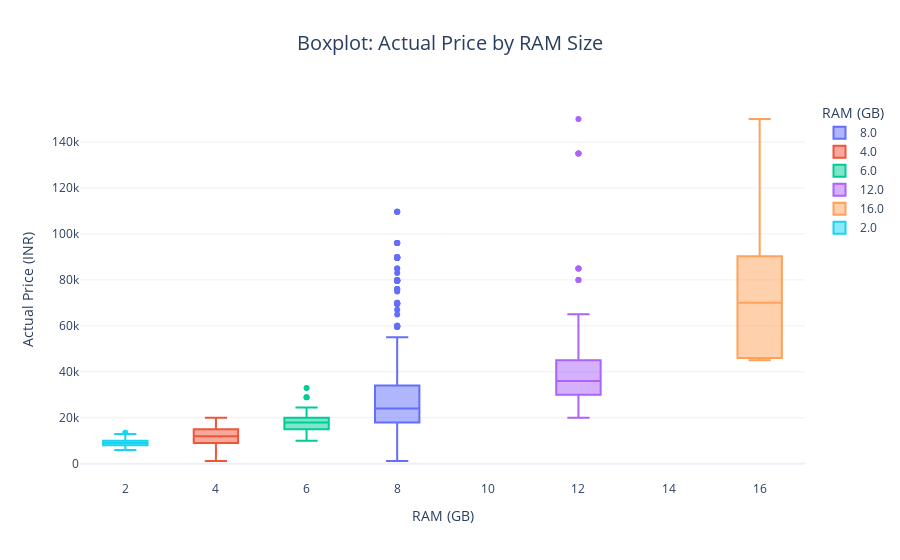

Here is the notebook cell this chart was saved with:
### Markdown cell above
#### RAM vs Price

### Code cell
fig = px.box(
    df,
    x='RAM (GB)',
    y='Actual price',
    title='Boxplot: Actual Price by RAM Size',
    labels={'RAM (GB)': 'RAM (GB)', 'Actual price': 'Actual Price (INR)'},
    color='RAM (GB)',  # Optional: color per RAM size
    template='plotly_white'
)

fig.update_layout(title_font_size=20, title_x=0.5)
fig.show()

### Figure 1 — Plotly figure (JSON) as saved in the notebook; plotly's stock layout.template omitted (floating-point values rounded to 4 significant figures; data arrays with more than 128 entries replaced by an {"elided": "..."} marker saying what was removed)
{"data": [{"alignmentgroup": "True", "hovertemplate": "RAM (GB)=%{x}<br>Actual Price (INR)=%{y}<extra></extra>", "legendgroup": "8.0", "marker": {"color": "#636efa"}, "name": "8.0", "notched": false, "offsetgroup": "8.0", "orientation": "v", "showlegend": true, "type": "box", "x": {"elided": "457 float values"}, "x0": " ", "xaxis": "x", "y": {"elided": "457 int values"}, "y0": " ", "yaxis": "y"}, {"alignmentgroup": "True", "hovertemplate": "RAM (GB)=%{x}<br>Actual Price (INR)=%{y}<extra></extra>", "legendgroup": "4.0", "marker": {"color": "#EF553B"}, "name": "4.0", "notched": false, "offsetgroup": "4.0", "orientation": "v", "showlegend": true, "type": "box", "x": {"elided": "193 float values"}, "x0": " ", "xaxis": "x", "y": {"elided": "193 int values"}, "y0": " ", "yaxis": "y"}, {"alignmentgroup": "True", "hovertemplate": "RAM (GB)=%{x}<br>Actual Price (INR)=%{y}<extra></extra>", "legendgroup": "6.0", "marker": {"color": "#00cc96"}, "name": "6.0", "notched": false, "offsetgroup": "6.0", "orientation": "v", "showlegend": true, "type": "box", "x": [6.0, 6.0, 6.0, 6.0, 6.0, 6.0, 6.0, 6.0, 6.0, 6.0, 6.0, 6.0, 6.0, 6.0, 6.0, 6.0, 6.0, 6.0, 6.0, 6.0, 6.0, 6.0, 6.0, 6.0, 6.0, 6.0, 6.0, 6.0, 6.0, 6.0, 6.0, 6.0, 6.0, 6.0, 6.0, 6.0, 6.0, 6.0, 6.0, 6.0, 6.0, 6.0, 6.0, 6.0, 6.0, 6.0, 6.0, 6.0, 6.0, 6.0, 6.0, 6.0, 6.0, 6.0, 6.0, 6.0, 6.0, 6.0, 6.0, 6.0, 6.0, 6.0, 6.0, 6.0, 6.0, 6.0, 6.0, 6.0, 6.0, 6.0, 6.0, 6.0, 6.0, 6.0, 6.0, 6.0, 6.0, 6.0, 6.0, 6.0, 6.0, 6.0, 6.0, 6.0, 6.0, 6.0, 6.0, 6.0, 6.0, 6.0, 6.0, 6.0, 6.0, 6.0, 6.0, 6.0, 6.0, 6.0, 6.0, 6.0, 6.0, 6.0, 6.0, 6.0, 6.0, 6.0, 6.0, 6.0, 6.0, 6.0, 6.0, 6.0, 6.0], "x0": " ", "xaxis": "x", "y": [19999, 23999, 20999, 20999, 18990, 10999, 17999, 17999, 14999, 15999, 19999, 19999, 18999, 20999, 18999, 9999, 13999, 13999, 23999, 13999, 18999, 14999, 12499, 12499, 16999, 14999, 19999, 16999, 11999, 19999, 19999, 14999, 15499, 16999, 18490, 12499, 16999, 19999, 19999, 24499, 17999, 24499, 28990, 15499, 24499, 17999, 17999, 17999, 16999, 17999, 13999, 18999, 15999, 9999, 18999, 18490, 23999, 23999, 10999, 20999, 11999, 11999, 19999, 15999, 19999, 15499, 12999, 13999, 15999, 15999, 19999, 15999, 18490, 11999, 19999, 19999, 28990, 20999, 20999, 18999, 18999, 15999, 19999, 19999, 16999, 15999, 15999, 17999, 13999, 18999, 18999, 13999, 11999, 19999, 11999, 11999, 21999, 12999, 18990, 18990, 15999, 15999, 12999, 13999, 15999, 19999, 19999, 19999, 15499, 17999, 32999, 21999, 21999], "y0": " ", "yaxis": "y"}, {"alignmentgroup": "True", "hovertemplate": "RAM (GB)=%{x}<br>Actual Price (INR)=%{y}<extra></extra>", "legendgroup": "12.0", "marker": {"color": "#ab63fa"}, "name": "12.0", "notched": false, "offsetgroup": "12.0", "orientation": "v", "showlegend": true, "type": "box", "x": [12.0, 12.0, 12.0, 12.0, 12.0, 12.0, 12.0, 12.0, 12.0, 12.0, 12.0, 12.0, 12.0, 12.0, 12.0, 12.0, 12.0, 12.0, 12.0, 12.0, 12.0, 12.0, 12.0, 12.0, 12.0, 12.0, 12.0, 12.0, 12.0, 12.0, 12.0, 12.0, 12.0, 12.0, 12.0, 12.0, 12.0, 12.0, 12.0, 12.0, 12.0, 12.0, 12.0, 12.0, 12.0, 12.0, 12.0, 12.0, 12.0, 12.0, 12.0, 12.0, 12.0, 12.0, 12.0, 12.0, 12.0, 12.0, 12.0, 12.0, 12.0, 12.0, 12.0, 12.0, 12.0, 12.0, 12.0, 12.0, 12.0, 12.0, 12.0, 12.0, 12.0, 12.0, 12.0, 12.0, 12.0, 12.0, 12.0, 12.0, 12.0, 12.0, 12.0, 12.0, 12.0, 12.0, 12.0, 12.0, 12.0, 12.0, 12.0, 12.0, 12.0, 12.0, 12.0, 12.0, 12.0, 12.0, 12.0, 12.0, 12.0, 12.0, 12.0, 12.0, 12.0, 12.0, 12.0, 12.0, 12.0, 12.0, 12.0, 12.0, 12.0], "x0": " ", "xaxis": "x", "y": [19999, 37999, 34999, 134999, 27999, 26999, 37999, 59999, 37999, 37999, 53999, 51999, 32999, 26999, 134999, 41999, 37999, 37999, 37999, 35999, 79999, 44999, 54999, 35999, 37999, 35999, 37999, 84999, 32999, 32999, 32999, 32999, 64999, 59999, 35999, 40999, 53999, 64999, 64999, 32999, 32999, 29999, 34999, 21999, 149999, 55999, 34999, 24999, 79999, 21999, 32999, 32999, 37999, 34999, 64999, 42999, 21999, 42999, 42999, 19999, 26999, 33999, 46999, 33999, 59999, 59999, 42999, 24999, 24999, 37999, 35999, 32999, 32999, 54999, 22999, 27999, 29999, 27999, 37999, 41999, 41999, 26999, 32999, 29999, 34999, 41999, 37999, 41999, 29999, 19999, 44999, 44999, 37999, 21999, 51999, 21999, 41999, 59999, 22999, 22999, 27999, 134999, 26999, 24999, 24999, 40999, 38999, 34999, 32999, 32999, 32999, 84990, 84990], "y0": " ", "yaxis": "y"}, {"alignmentgroup": "True", "hovertemplate": "RAM (GB)=%{x}<br>Actual Price (INR)=%{y}<extra></extra>", "legendgroup": "16.0", "marker": {"color": "#FFA15A"}, "name": "16.0", "notched": false, "offsetgroup": "16.0", "orientation": "v", "showlegend": true, "type": "box", "x": [16.0, 16.0, 16.0, 16.0, 16.0, 16.0, 16.0, 16.0, 16.0, 16.0, 16.0], "x0": " ", "xaxis": "x", "y": [69999, 69999, 69999, 45999, 45999, 149999, 51999, 96999, 149999, 44999, 44999], "y0": " ", "yaxis": "y"}, {"alignmentgroup": "True", "hovertemplate": "RAM (GB)=%{x}<br>Actual Price (INR)=%{y}<extra></extra>", "legendgroup": "2.0", "marker": {"color": "#19d3f3"}, "name": "2.0", "notched": false, "offsetgroup": "2.0", "orientation": "v", "showlegend": true, "type": "box", "x": [2.0, 2.0, 2.0, 2.0, 2.0, 2.0, 2.0, 2.0, 2.0, 2.0, 2.0, 2.0, 2.0, 2.0, 2.0, 2.0, 2.0, 2.0, 2.0], "x0": " ", "xaxis": "x", "y": [7999, 6799, 7499, 6799, 9999, 7999, 12999, 9999, 12999, 8999, 7999, 9999, 9999, 9999, 8999, 9999, 5999, 7999, 13499], "y0": " ", "yaxis": "y"}], "layout": {"boxmode": "overlay", "legend": {"title": {"text": "RAM (GB)"}, "tracegroupgap": 0}, "title": {"font": {"size": 20}, "text": "Boxplot: Actual Price by RAM Size", "x": 0.5}, "xaxis": {"anchor": "y", "categoryarray": [8, 4, 6, 12, 16, 2], "categoryorder": "array", "domain": [0, 1], "title": {"text": "RAM (GB)"}}, "yaxis": {"anchor": "x", "domain": [0, 1], "title": {"text": "Actual Price (INR)"}}}}
